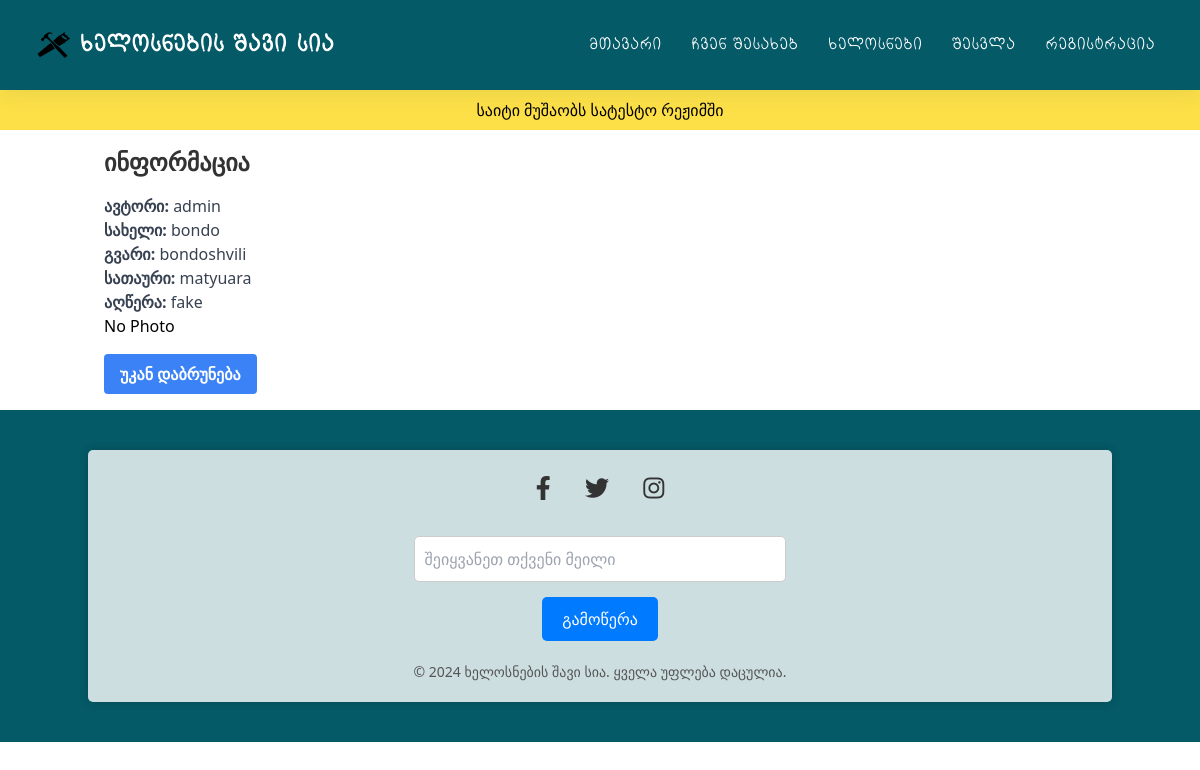
Before: /view_post/2 with the older database file.
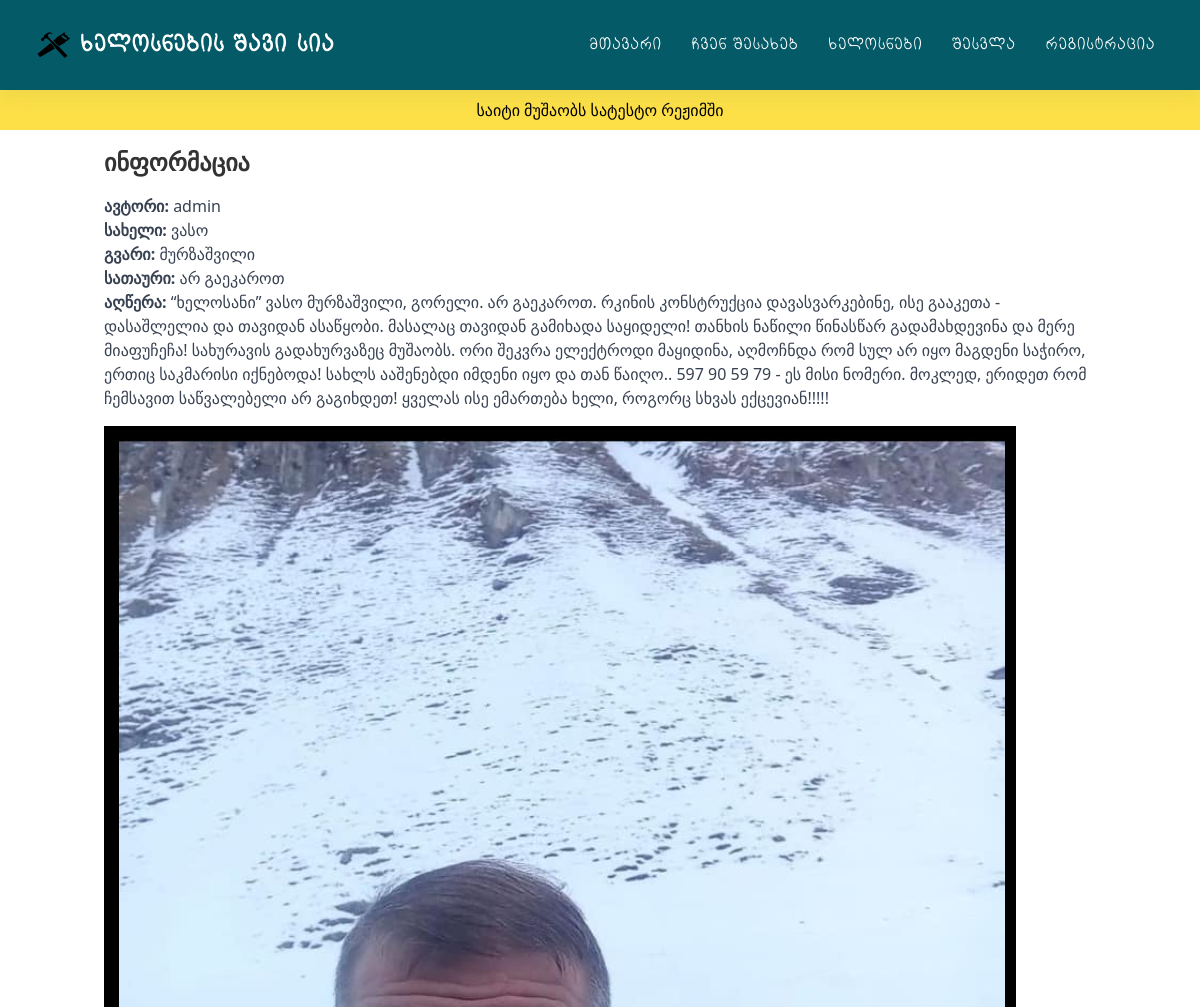
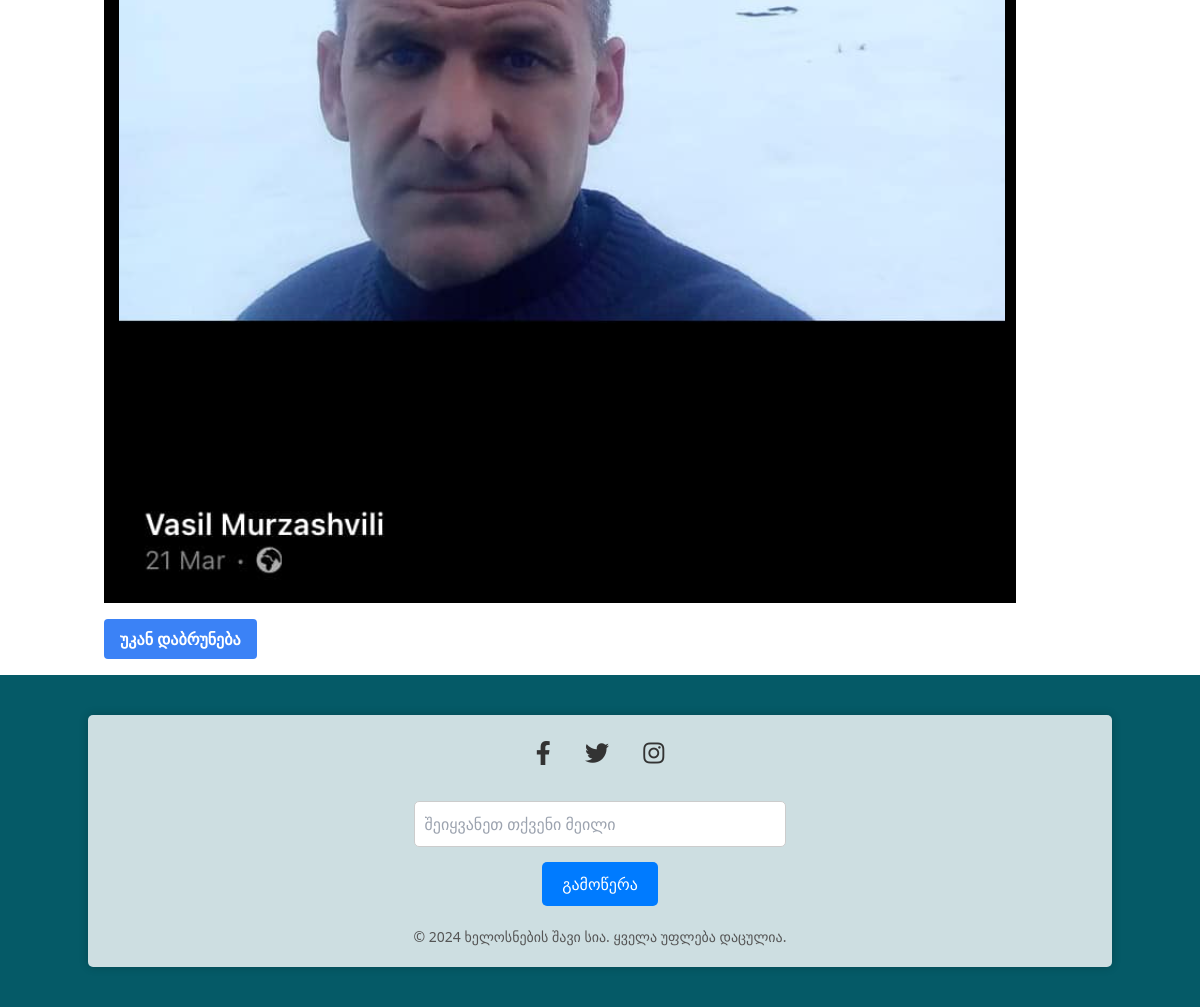
After: the same page with the newer database file (2 pictures, top to bottom).
### main.py (models this page shows, shortened)
class Users(db.Model):
    __tablename__ = "users"
    id = db.Column(db.Integer, primary_key=True)
    name = db.Column(db.String(10), unique=False, nullable=False)
    surname = db.Column(db.String(30), unique=False, nullable=False)
    username = db.Column(db.String(30), unique=True, nullable=False)
    password = db.Column(db.String(128), nullable=False)
    is_admin = db.Column(db.Boolean, default=False, nullable=False)
    posts = db.relationship("Posts", backref="author", lazy=True)

class Posts(db.Model):
    __tablename__ = "posts"
    id = db.Column(db.Integer, primary_key=True)
    name = db.Column(db.String(10), unique=False, nullable=False)
    surname = db.Column(db.String(30), unique=False, nullable=False)
    title = db.Column(db.String(100), unique=False, nullable=False)
    content = db.Column(db.String(1000), unique=False, nullable=False)
    photo = db.Column(db.String(100), nullable=True)  # New column for photo
    user_id = db.Column(db.Integer, db.ForeignKey("users.id"), nullable=False)

### main.py (the view)
@app.route("/view_post/<int:post_id>")
def view_post(post_id):
    post = Posts.query.get_or_404(post_id)
    return render_template(
        "view_post.html", post=post, navigation_items=navigation_items
    )

### templates/view_post.html
{% extends "base.html" %}
{% block content %}
<div class="container mx-auto p-4">
    <h2 class="text-2xl font-bold mb-4">ინფორმაცია</h2>
    <p class="text-gray-700"><strong>ავტორი:</strong> {{ post.author.username }}</p>
    <p class="text-gray-700"><strong>სახელი:</strong> {{ post.name }}</p>
    <p class="text-gray-700"><strong>გვარი:</strong> {{ post.surname }}</p>
    <p class="text-gray-700"><strong>სათაური:</strong> {{ post.title }}</p>
    <p class="text-gray-700"><strong>აღწერა:</strong> {{ post.content }}</p>
    {% if post.photo %}
    <img src="{{ url_for('static', filename='uploads/' ~ post.photo) }}" class="mt-4" alt="Post Photo">
    {% else %}
    <p>No Photo</p>
    {% endif %}
    <a href="{{ url_for('workers') }}"
        class="bg-blue-500 hover:bg-blue-700 text-white font-bold py-2 px-4 rounded focus:outline-none focus:shadow-outline mt-4 inline-block">უკან
        დაბრუნება</a>
</div>
{% endblock %}

### templates/base.html (shortened to what this page needs)
<!DOCTYPE html>
<html lang="en">
<head>
    <link rel="stylesheet" type="text/css" href="{{ url_for('static', filename='style/reset.css') }}">
    <link rel="stylesheet" type="text/css" href="{{ url_for('static', filename='style/output.css') }}">
    <link rel="stylesheet" type="text/css" href="{{ url_for('static', filename='style/main.css') }}">
    <link rel="stylesheet" type="text/css" href="{{ url_for('static', filename='style/fonts.css') }}">
    <link rel="stylesheet" type="text/css" href="{{ url_for('static', filename='style/responsive.css') }}">
    <link rel="stylesheet" href="https://cdnjs.cloudflare.com/ajax/libs/font-awesome/5.15.3/css/all.min.css">
</head>
<body>
    <header class="header">
        <nav>
            <div class="logo">
                <a href="/"><img class="main_logo" src="{{ url_for('static', filename='images/logo.png') }}" alt="ლოგო">
                    ხელოსნების შავი სია</a>
            </div>
            <ul class="menu">
                {% for item in navigation_items %}
                <li><a href="{{ item.url }}">{{ item.label }}</a></li>
                {% endfor %}
                {% if not session.username %}
                <li><a href="{{ url_for('login') }}">შესვლა</a></li>
                <li><a href="{{ url_for('register') }}">რეგისტრაცია</a></li>
                {% else %}
                <li><a href="{{ url_for('logout') }}">გამოსვლა</a></li>
                {% endif %}
            </ul>
        </nav>
    </header>
    <div class="notification-banner bg-yellow-300 text-center p-2">
        <p>საიტი მუშაობს სატესტო რეჟიმში</p>
    </div>
    {% block content %}{% endblock %}
    {% block footer %}
    {% include "footer.html" %}
    {% endblock %}
</body>
</html>

### templates/footer.html
<footer class="footer">
    <div class="container mx-auto footer-container">
        <div class="footer-content">
            <div class="social-icons">
                <a href="https://www.facebook.com/groups/350024272073506" target="_blank" class="social-icon"><i class="fab fa-facebook-f"></i></a>
                <a href="#" target="_blank" class="social-icon"><i class="fab fa-twitter"></i></a>
                <a href="#" target="_blank" class="social-icon"><i class="fab fa-instagram"></i></a>
            </div>
            <div class="subscribe">
                <input type="email" placeholder="შეიყვანეთ თქვენი მეილი" class="subscribe-input">
                <button class="subscribe-btn">გამოწერა</button>
            </div>
            <p class="footer-text">© 2024 ხელოსნების შავი სია. ყველა უფლება დაცულია.</p>
        </div>
    </div>
</footer>

### static/style/main.css (style rules this page uses)
:root { --shss: #055a67; }
* { padding: 0; margin: 0; box-sizing: border-box; font-family: sans-serif; text-decoration: none; list-style: none; }
.header { position: sticky; top: 0; width: 100%; box-shadow: 0 4px 20px hsla(207, 24%, 35%, 0.1); background-color: #055a67; z-index: 1; }
nav { display: flex; justify-content: space-between; align-items: center; padding: 20px 30px; }
.logo a { display: flex; align-items: center; font-family: "ALK Life", sans-serif; font-size: 24px; font-weight: bold; color: #fff; }
.menu { display: flex; justify-content: center; align-items: center; }
.menu a { display: block; font-family: "ALK Life", sans-serif; padding: 7px 15px; font-size: 17px; font-weight: 500; transition: 0.2s all ease-in-out; color: #fff; }
.main_logo { width: 50px; }
* { font-family: Nunito, sans-serif; }
* { box-sizing: border-box; }
img { vertical-align: middle; }
*, *::before, *::after { box-sizing: border-box; }
.footer-container { box-shadow: 0 0 10px rgba(0, 0, 0, 0.2); background-color: rgba(255, 255, 255, 0.8); padding: 20px; border-radius: 5px; text-align: center; display: flex; flex-direction: column; align-items: center; }
h2 { margin-bottom: 20px; font-size: 35px; font-weight: bolder; color: #333; }
input { padding: 10px; margin-bottom: 15px; border: 1px solid #ccc; border-radius: 3px; width: 30%; }
.footer input { width: 100%; }
a { text-decoration: none; color: var(--shss); font-weight: bold; }
.footer { background-color: var(--shss); color: #333; padding: 40px 0; text-align: center; }
.footer-content { max-width: 1200px; margin: 0 auto; padding: 0 20px; }
.social-icons { margin-bottom: 30px; }
.social-icon { display: inline-block; margin: 0 15px; font-size: 24px; color: #333; transition: transform 0.3s ease-in-out; }
.subscribe { align-items: center; max-width: 400px; margin: 0 auto; margin-top: 20px; }
.subscribe-input { flex: 1; padding: 10px; border: 1px solid #ccc; border-radius: 5px; }
.subscribe-btn { background-color: #007bff; color: #fff; padding: 10px 20px; border: none; border-radius: 5px; cursor: pointer; transition: background-color 0.3s ease-in-out; }
.footer-text { margin-top: 20px; font-size: 14px; color: #555; }

Changed rows visible on the page:
changed Posts: name "bondo" → "ვასო"; surname "bondoshvili" → "მურზაშვილი"; title "matyuara" → "არ გაეკაროთ"; content "fake" → "“ხელოსანი” ვასო მურზაშვილი, გორელი. არ გაეკაროთ. რკინის კონსტრუქცია დავასვარკებინე, ისე გააკეთა - დასაშლელია და თავიდან ასაწყობი. მასალაც თავიდან გამიხადა საყიდელი! თანხის ნაწილი წინასწარ გადამახდევინა და მერე მიაფუჩეჩა! სახურავის გადახურვაზეც მუშაობს. ორი შეკვრა ელექტროდი მაყიდინა, აღმოჩნდა რომ სულ არ იყო მაგდენი საჭირო, ერთიც საკმარისი იქნებოდა! სახლს ააშენებდი იმდენი იყო და თან წაიღო.. 597 90 59 79 - ეს მისი ნომერი. მოკლედ, ერიდეთ რომ ჩემსავით საწვალებელი არ გაგიხდეთ! ყველას ისე ემართება ხელი, როგორც სხვას ექცევიან!!!!!"; photo: picture added
Other visible differences:
text no longer shown: "No Photo"
